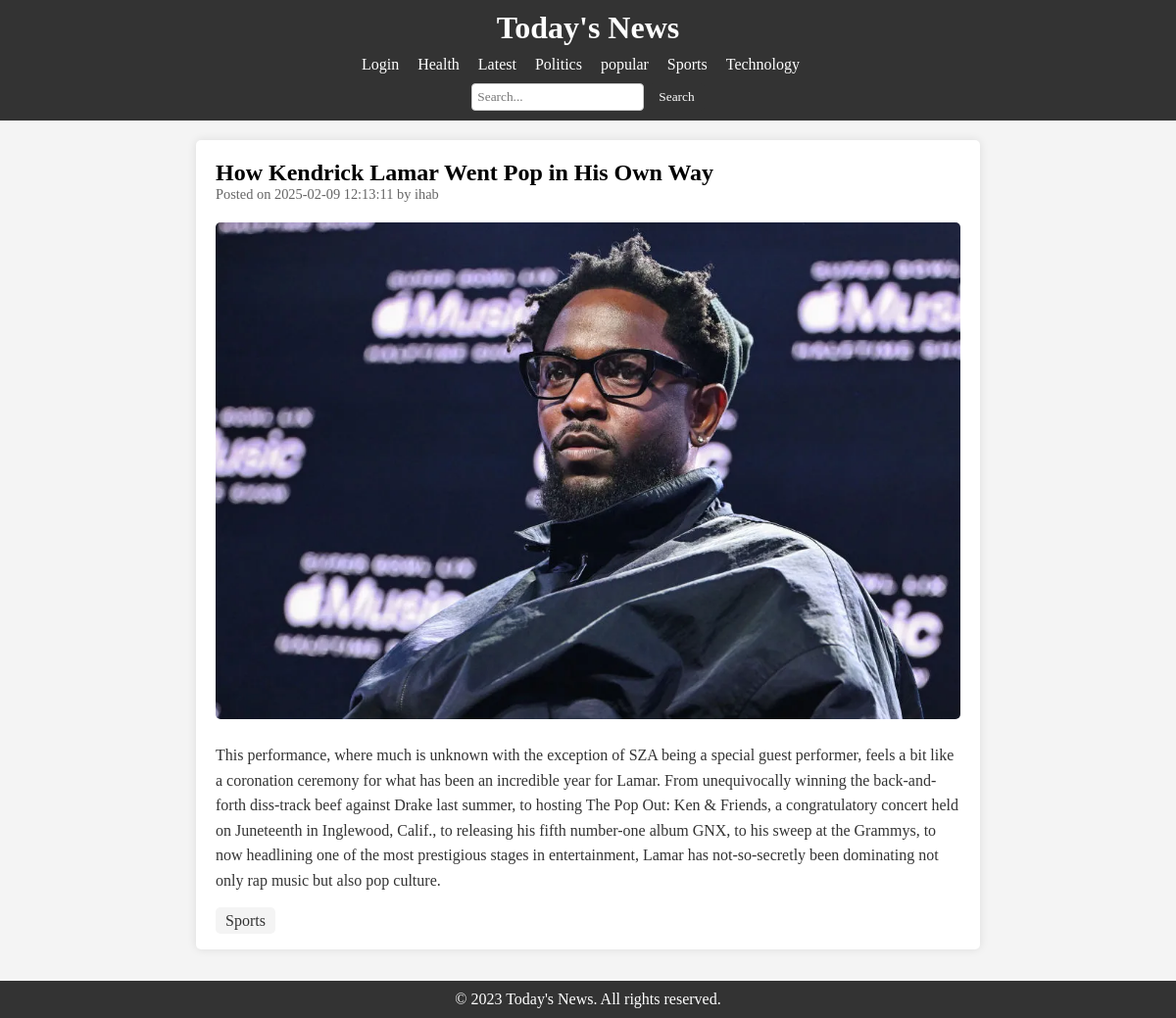
The app's page /pages/post.php?id=10 with its own data.
### tables this page shows
CREATE TABLE `categories` (
  `id` int(11) NOT NULL,
  `name` varchar(100) NOT NULL
);

CREATE TABLE `posts` (
  `id` int(11) NOT NULL,
  `title` varchar(255) NOT NULL,
  `body` text NOT NULL,
  `image` longblob NOT NULL,
  `author` varchar(100) NOT NULL,
  `date` timestamp NOT NULL DEFAULT current_timestamp(),
  `category_id` int(11) DEFAULT NULL
);

### pages/post.php (the view, shortened to what this page needs)
<?php
include '../db.php';
$categoryQuery = "SELECT * FROM categories";
$categoryResult = $conn->query($categoryQuery);
if (isset($_GET['id'])) {
    $id = $_GET['id'];
    $sql = "SELECT posts.*, categories.name AS category
            FROM posts
            JOIN categories ON posts.category_id = categories.id
            WHERE posts.id = $id";
    $result = $conn->query($sql);
    if ($result->num_rows > 0) {
        $row = $result->fetch_assoc();
    } else {
        echo "<h2>Post not found!</h2>";
        exit;
    }
} else {
    echo "<h2>No post selected!</h2>";
    exit;
}
?>
<!DOCTYPE html>
<html lang="en">
<head>
    <link rel="stylesheet" href="../css/post.css">
</head>
<body>
<header id="main-header">
        <div class="container">
            <h1 class="site-title"><a href="index.php" class="nav-link">Today's News</a></h1>
            <nav class="main-nav">
            <ul class="nav-list">
                    <li class="nav-item"><a href="login.php" class="nav-link">Login</a></li>
        <?php while ($categoryRow = $categoryResult->fetch_assoc()) { ?>
        <li class="nav-item"><a href="category.php?category=<?php echo $categoryRow['name']; ?>" class="nav-link"><?php echo $categoryRow['name']; ?></a></li>
        <?php } ?>
                </ul>
            </nav>
            <div class="search-container" style="display: flex; align-items: center; justify-content: center; margin-top: 10px;">
                <form action="../functions/search.php" method="GET" style="display: flex;">
                    <input type="text" name="query" placeholder="Search..." class="search-input" style="padding: 5px; border: 1px solid #ccc; border-radius: 4px;">
                    <button type="submit" class="search-button" style="padding: 5px 10px; border: none; background-color: #333; color: white; border-radius: 4px; margin-left: 5px; cursor: pointer;">Search</button>
                </form>
            </div>
        </div>
    </header>
    <main id="content">
        <article class="single-post">
            <h2 class="post-title"><?php echo $row['title']; ?></h2>
            <p class="post-meta">Posted on <time datetime="2023-10-01"><?php echo $row['date']; ?></time> by <?php echo $row['author']; ?></p>
            <img src="../uploads/<?php echo $row['image']; ?>" alt="placeholder image" class="post-image">
            <p class="post-content"><?php echo $row['body']; ?></p>
            <ul class="tags-list">
                <li class="tag-item"><a href="category.php?category=<?php echo $row['category']; ?>" class="tag-link"><?php echo $row['category']; ?></a></li>
            </ul>
        </article>
    </main>
    <footer>
        <p>&copy; 2023 Today's News. All rights reserved.</p>
    </footer>
</body>
</html>

### css/post.css (style rules this page uses)
* { box-sizing: border-box; margin: 0; padding: 0; font-family: "Lugrasimo", serif; }
html, body { height: 100%; }
body { font-family: Arial, sans-serif; margin: 0; padding: 0; background-color: #f4f4f4; }
header { background-color: #333; color: #fff; padding: 10px 0; text-align: center; }
.site-title { margin: 0; }
.main-nav { margin-top: 10px; }
.nav-list { list-style: none; padding: 0; }
.nav-item { display: inline; margin-right: 15px; }
.nav-link { color: #fff; text-decoration: none; }
main { padding: 20px; padding-bottom: 70px; }
.single-post { background-color: #fff; padding: 20px; border-radius: 5px; box-shadow: 0 0 10px rgba(0, 0, 0, 0.1); max-width: 800px; margin: 0 auto; }
.post-title { margin-top: 0; }
.post-meta { font-size: 0.9em; color: #666; margin-bottom: 20px; }
.post-image { max-width: 100%; height: auto; border-radius: 5px; margin-bottom: 20px; }
.post-content { font-size: 1em; color: #333; line-height: 1.6; margin-bottom: 20px; }
footer { background-color: #333; color: #fff; text-align: center; padding: 10px 0; position: fixed; width: 100%; bottom: 0; }
.tags-list { list-style: none; padding: 0; }
.tag-item { display: inline; }
.tag-link { color: #333; text-decoration: none; padding: 5px 10px; background-color: #f4f4f4; border-radius: 5px; }

### records on screen
categories: name "Health"
categories: name "Latest"
categories: name "Politics"
categories: name "popular"
categories: name "Sports"
categories: name "Technology"
posts: title "How Kendrick Lamar Went Pop in His Own Way", date "2025-02-09 12:13:11", author "ihab", image (picture), body "This performance, where much is unknown with the exception of SZA being a special guest performer, feels a bit like a coronation ceremony for what has been an incredible year for Lamar. From unequivocally winning the back-and-forth diss-track beef against Drake last summer, to hosting The Pop Out: Ken & Friends, a congratulatory concert held on Juneteenth in Inglewood, Calif., to releasing his fifth number-one album GNX, to his sweep at the Grammys, to now headlining one of the most prestigious stages in entertainment, Lamar has not-so-secretly been dominating not only rap music but also pop culture.", category.name "Sports"
